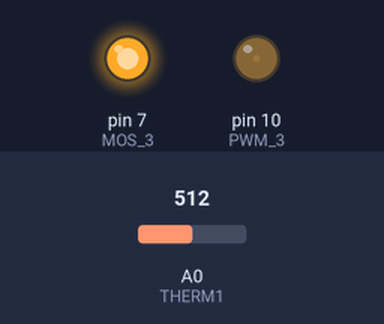
A sketch run on a simulated Arduino Uno, built with avr-gcc and run on an emulated ATmega328P. Shown: output pins drawn as LEDs (lit = HIGH). Inputs (shaded band) come from the test bench; at power-on: A0 (THERM1) = 512.

Above: at 1.2 s.
1.3 s: A0 (THERM1) set to 306
At 2.82 s:
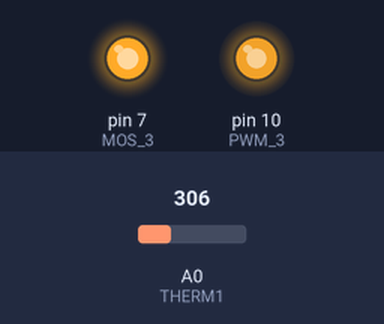
4.3 s: A0 (THERM1) set to 511
Timing chart, 0 to 7.3 s (numbered marks = the images above; inputs shaded):
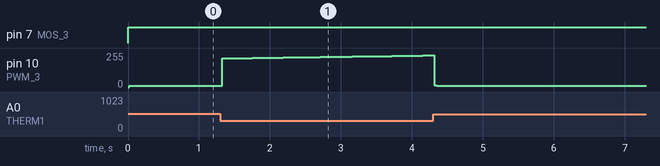

The sketch:

FanController.ino
```cpp
#include <Arduino.h>
#include <Wire.h>

#include "Pin_Defines.h"
#include "ThermistorLookup.h"

#define SLAVE_ADDRESS 0x05

uint8_t Reg = 0;

//bit   function
//3     mos_3

uint8_t temp[3];

void setup() {
  Wire.begin(SLAVE_ADDRESS);
  Wire.onRequest(requestEvent);
  Wire.onReceive(receiveEvent);

  pinMode(THERM1,INPUT);

  pinMode(MOS_3,OUTPUT);

  analogReference(DEFAULT);
}

int pwr;

float i = 0;
long timer = 0;

float setpoint = 35.0f;

void loop() {
  digitalWrite(MOS_3,HIGH);
  int T = analogRead(THERM1);
  temp[0] = T/4;
  temp[1] = T&0b11;

  float temperature = (float)T;
  temperature = therm_lookup(temperature/1023.0f);

  float p = (temperature - setpoint)*25;
  if(p < 0)
  {
    p = 0;
  }

  if(millis()-timer>100)
  {
    i += (temperature -setpoint)*0.1;
    timer = millis();
  }

  if(i>150.0)
  {
    i = 150.0;
  }
  if(i<-150.0)
  {
    i = -150.0;
  }

  pwr = (int)p + (int)i;

  if(pwr <= 10)
  {
    pwr = 10;
  }
  if(pwr > 255)
  {
    pwr = 255;
  }
  if(1)
  {
    temp[2] = (uint8_t)pwr;
  }
  else
  {
    temp[2] = 0;
  }

  //Reg = 1<<3;
  //if(Reg&(3<<0))
  //{
    digitalWrite(MOS_3,HIGH);
  //}
  //else
  //{
   // digitalWrite(MOS_3,LOW);
  //}

  analogWrite(PWM_3,pwr);

}

void requestEvent()
{
  //insert data you want to send here
  Wire.write(temp,3);
}

void receiveEvent(int bytesReceived)
{
  Reg = Wire.read();
}
```

Pin_Defines.h
```cpp
#ifndef PIN_DEFINES_H
#define PIN_DEFINES_H

#include "Arduino.h"

#define THERM1 A0
#define THERM2 A1
#define TACH_1 A2
#define TACH_2 A3
#define TACH_3 A6

#define MOS_1 5
#define MOS_2 6
#define MOS_3 7

#define PWM_1 8
#define PWM_2 9
#define PWM_3 10

#endif
```

ThermistorLookup.cpp
```cpp
#include <Arduino.h>
#include "ThermistorLookup.h"


int8_t Temp[] = {-40,-35,-30,-25,-20,-15,-10,-5,0,5,10,15,20,25,30,35,40,45,50,55,60,65,70,75,80,85,90,95,100,105,110,115,120,125};
float vn[] = {0.977763542f,0.968638264f,0.956469218f,0.940542761f,0.920066313f,0.894356414f,0.862823531f,0.825062278f,0.781187365f,0.731543624f,0.677117303f,0.619266631f,0.559626563f,0.5f,0.442032786f,0.387130976f,0.336328703f,0.29029694f,0.249221067f,0.213162222f,0.181830082f,0.154855776f,0.131823864f,0.112176499f,0.095562831f,0.081498627f,0.069603f,0.059593556f,0.051089349f,0.043922214f,0.037850944f,0.032694912f,0.028333787f,0.024599598f};


float therm_lookup(float norm_v)
{
    float temp;
    uint8_t indexl = 0;
    uint8_t indexh = 0;
    uint8_t max = sizeof(vn)/4-1; //size of gives number of bytes, divide by 4 gives number of floats. minus 1 gives max index

    if(norm_v > vn[0])
    {
      return(Temp[0]);
    }

    if(norm_v < vn[max])
    {
      return(Temp[max]);
    }

    for(uint8_t i = 0;i<=max;i++)
    {
      Serial.print(Temp[i]);
      Serial.print(" ");
      Serial.println(vn[i]);
    }

    for(uint8_t i = 0;i<max;i++)
    {
      if(vn[i]>norm_v)
      {
        indexl = i;
      }
    }

    for(int8_t i = max;i>=0;i--)
    {
      if(vn[i]<norm_v)
      {
        indexh = i;
      }
    }

    int8_t dT = Temp[indexh] - Temp[indexl];
    float dv = vn[indexh] - vn[indexl];

    temp = (float)dT / dv * (norm_v - vn[indexl]) + Temp[indexl];

    return(temp);
}
```

ThermistorLookup.h
```cpp
#ifndef ThermistorLookup
#define ThermistorLookup

float therm_lookup(float norm_v);

#endif
```

Measured:
- after the input at 1.3 s, pin 10 (PWM_3): moves from 10/255 to 238/255 over 2.9 s, starting at once
